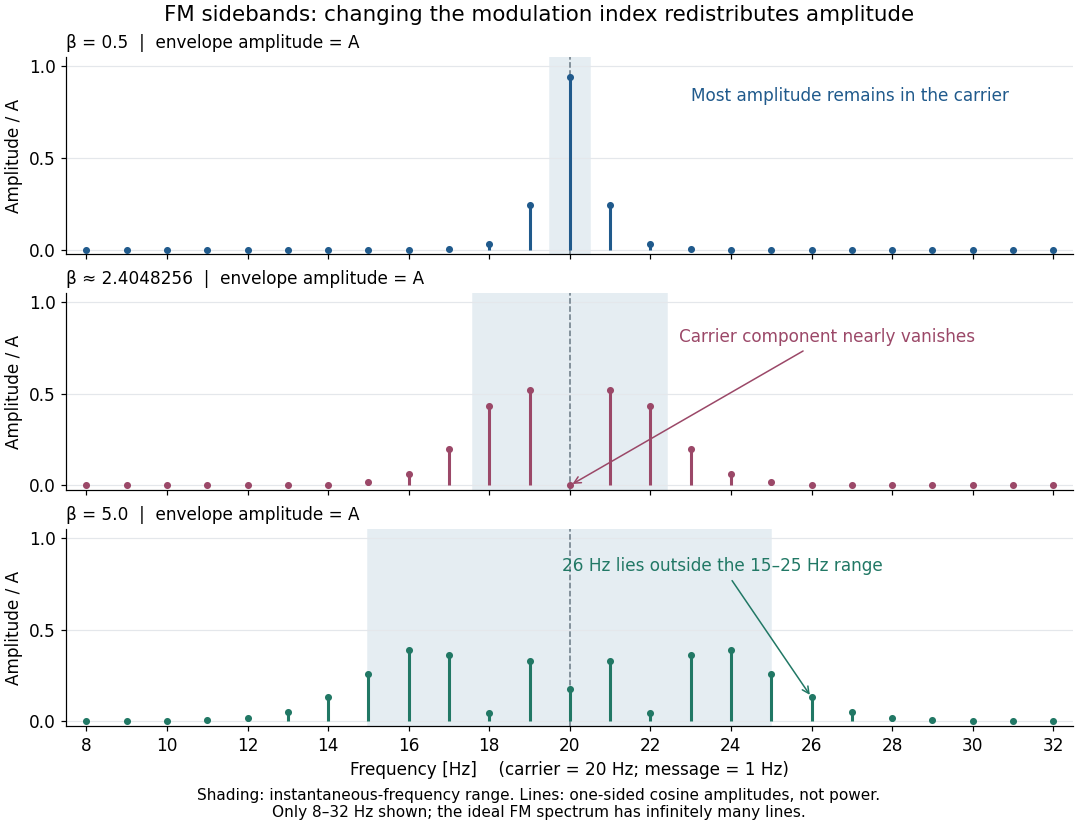

The script that drew this image:
"""Compare original FM line spectra; emit the matching PNG in the CWD.

Integer-order Bessel coefficients use their periodic Fourier integral, with
no SciPy. Real-signal positive-frequency folding is included, even though
its correction is tiny for the frequencies displayed here.
Tested with Python 3.14, NumPy 2.3.5 and Matplotlib 3.10.7.
"""

from pathlib import Path

import matplotlib.pyplot as plt
import numpy as np


def bessel_coefficients(beta, orders):
    """J_k(beta) = mean exp(i(beta sin theta - k theta)), real part."""
    theta = 2 * np.pi * np.arange(8192) / 8192
    return np.cos(beta * np.sin(theta)[None, :] - orders[:, None] * theta).mean(axis=1)


def main():
    fc, fm = 20, 1
    frequencies = np.arange(8, 33)
    betas = (0.5, 2.404825557695773, 5.0)
    colors = ("#205a8c", "#9b4868", "#217865")
    plt.rcParams.update({"font.size": 11, "axes.spines.top": False,
                         "axes.spines.right": False})
    fig, axes = plt.subplots(3, 1, figsize=(9.8, 7.5), dpi=110,
                             sharex=True, sharey=True, layout="constrained")
    fig.set_facecolor("white")
    fig.suptitle("FM sidebands: changing the modulation index redistributes amplitude", fontsize=14)
    for ax, beta, color in zip(axes, betas, colors):
        coefficients = (bessel_coefficients(beta, frequencies - fc)
                        + bessel_coefficients(beta, -frequencies - fc))
        amplitudes = np.abs(coefficients)
        ax.set_facecolor("white")
        ax.axvspan(fc - beta * fm, fc + beta * fm, color="#e5edf2", zorder=0)
        ax.axvline(fc, color="#697884", ls="--", lw=1)
        ax.vlines(frequencies, 0, amplitudes, color=color, lw=2)
        ax.scatter(frequencies, amplitudes, color=color, s=13, zorder=3)
        ax.set_ylim(-0.025, 1.05)
        ax.set_xlim(7.5, 32.5)
        ax.set_yticks([0, 0.5, 1])
        ax.set_ylabel("Amplitude / A")
        ax.grid(axis="y", color="#e4e7eb", lw=0.8)
        label = f"β = {beta:.1f}" if beta != betas[1] else "β ≈ 2.4048256"
        ax.set_title(label + "  |  envelope amplitude = A", fontsize=11, loc="left")
    axes[0].text(23, 0.81, "Most amplitude remains in the carrier", color=colors[0])
    axes[1].annotate("Carrier component nearly vanishes", xy=(20, 0), xytext=(22.7, 0.78),
                     arrowprops={"arrowstyle": "->", "color": colors[1]}, color=colors[1])
    axes[2].annotate("26 Hz lies outside the 15–25 Hz range", xy=(26, 0.1310487318),
                     xytext=(19.8, 0.82), arrowprops={"arrowstyle": "->", "color": colors[2]},
                     color=colors[2])
    axes[2].set_xticks(np.arange(8, 33, 2))
    axes[2].set_xlabel("Frequency [Hz]    (carrier = 20 Hz; message = 1 Hz)")
    fig.supxlabel("Shading: instantaneous-frequency range. Lines: one-sided cosine amplitudes, not power.\n"
                  "Only 8–32 Hz shown; the ideal FM spectrum has infinitely many lines.", fontsize=10)
    fig.savefig(Path(__file__).stem + ".png", facecolor="white", transparent=False)
    plt.close(fig)


if __name__ == "__main__":
    main()
